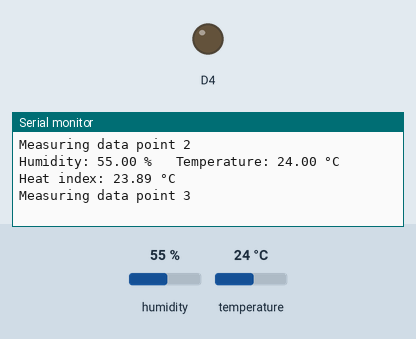
This sketch was run on a simulated ESP8266 (Wemos D1 mini). On the bench: output pins drawn as LEDs (lit = HIGH), the last lines printed to the serial monitor. Inputs (shaded band) come from the test bench; at power-on: humidity 55 %, temperature 24 °C. WiFi joins after 1.5 s; servers stay silent unless stated; pins used as bus, display or sensor lines are not drawn. At 25.6 s the program puts the board to deep sleep or switches it off; the recording ends there.

Above: at 8.2 s.
8.3 s: humidity set to 22 %
At 10.8 s:
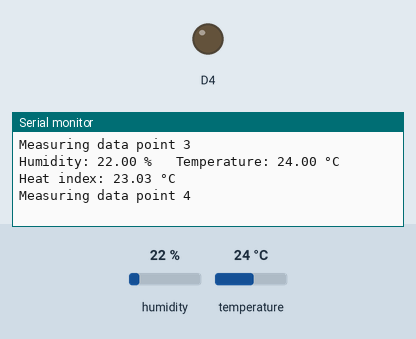
12.2 s: temperature set to 12 °C
At 15.5 s:
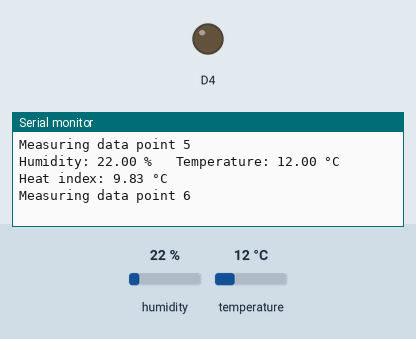
16.1 s: humidity set to 40 %
At 17.9 s:
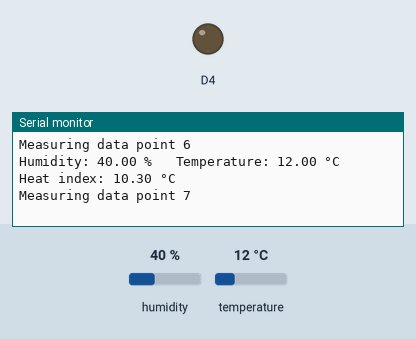
Timing chart, 0 to 19.4 s (numbered marks = the images above; inputs shaded):
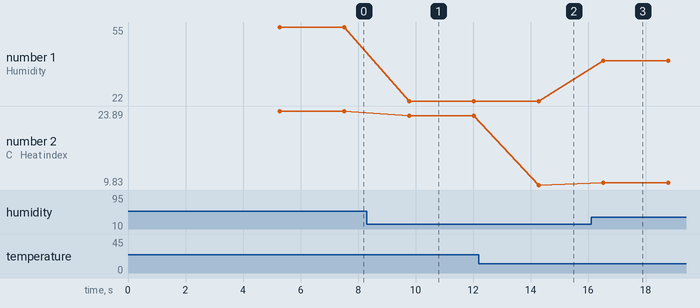

Measured:
- after the input at 8.3 s, the serial monitor: prints a new line after 1.5 s (image 1)
- after the input at 12.2 s, the serial monitor: prints a new line after 2.1 s (image 2)
- after the input at 16.1 s, the serial monitor: prints a new line after 0.43 s (image 3)
- plotted number 1: 55 → 22 after the input at 8.3 s, 22 → 40 after the input at 16.1 s
- plotted number 2: 23.89 → 23.03 after the input at 8.3 s, 23.03 → 9.83 after the input at 12.2 s, 9.83 → 10.3 after the input at 16.1 s

The sketch:

Blink.ino
```cpp
#include "DHT.h"
#include <ESP8266WiFi.h>

#define DHTPIN D4                     // what pin we're connected to
#define DHTTYPE DHT11                 // DHT 11
DHT dht(DHTPIN, DHTTYPE);             // initialize DHT sensor

#define durationSleep  5              // sleep time in [s]

// Network SSID
const char* ssid = "obenW";
const char* password = "BBWFBUJOSYYHENVL";
byte mac[6];

void setup() {

  Serial.begin(9600);               // Set bauD rate
  delay(500);                       // wait for serial communication to be build up
  pinMode(LED_BUILTIN, OUTPUT);     // Initialize the LED_BUILTIN pin as an output

  Serial.println("\n\nWaking up ...");
  delay(1000);

  wifiConnect();
  readSensors();

  Serial.print("Going to sleep ... ");
  ESP.deepSleep(durationSleep * 1000000);
  delay(100);
}

void loop() {
}


void wifiConnect() {

  if (WiFi.status() != WL_CONNECTED)  {
    // Connect WiFi
    Serial.print("Connecting to Wifi");
    WiFi.hostname("D1 mini");
    WiFi.begin(ssid, password);

    int connectionTry = 0;
    while (WiFi.status() != WL_CONNECTED) {
      delay(500);
      Serial.print(".");
      connectionTry++;
      if ( connectionTry >= 50 ) {
        Serial.println("Connection not possible");
        Serial.print("Going to sleep ... ");
        ESP.deepSleep(durationSleep * 1000000);
    }
  }

  Serial.println("\nWiFi connected");
    // Print the IP address
  Serial.print("Host IP address: ");
  Serial.println(WiFi.localIP());

  //Print d1 minis mac adress
  WiFi.macAddress(mac);
  Serial.print("D1 mini MAC: ");
  Serial.print(mac[0],HEX);
  Serial.print(":");
  Serial.print(mac[1],HEX);
  Serial.print(":");
  Serial.print(mac[2],HEX);
  Serial.print(":");
  Serial.print(mac[3],HEX);
  Serial.print(":");
  Serial.print(mac[4],HEX);
  Serial.print(":");
  Serial.println(mac[5],HEX);
  Serial.println("");
  }
}


void readSensors() {

    dht.begin();

    for (int i = 0; i < 10; i++)
    {

      Serial.print("Measuring data point ");
      Serial.println(i+1);

      delay(2000);                    // wait a bit before measuring

      digitalWrite(BUILTIN_LED, LOW);
      delay(100);
      float h = dht.readHumidity();
      float t = dht.readTemperature();
      float hi = dht.computeHeatIndex(t, h, false);       // Compute heat index in Celsius (isFahreheit = false)
      digitalWrite(BUILTIN_LED, HIGH);
      delay(100);

      if (isnan(h) || isnan(t)) {
        Serial.println("ERROR reading the DHT!");
        return;
      }

      Serial.print("Humidity: ");
      Serial.print(h);
      Serial.print(" %\t ");
      Serial.print("Temperature: ");
      Serial.print(t);
      Serial.print(" °C\t ");
      Serial.print("Heat index: ");
      Serial.print(hi);
      Serial.println(" °C ");
    }
}
```
